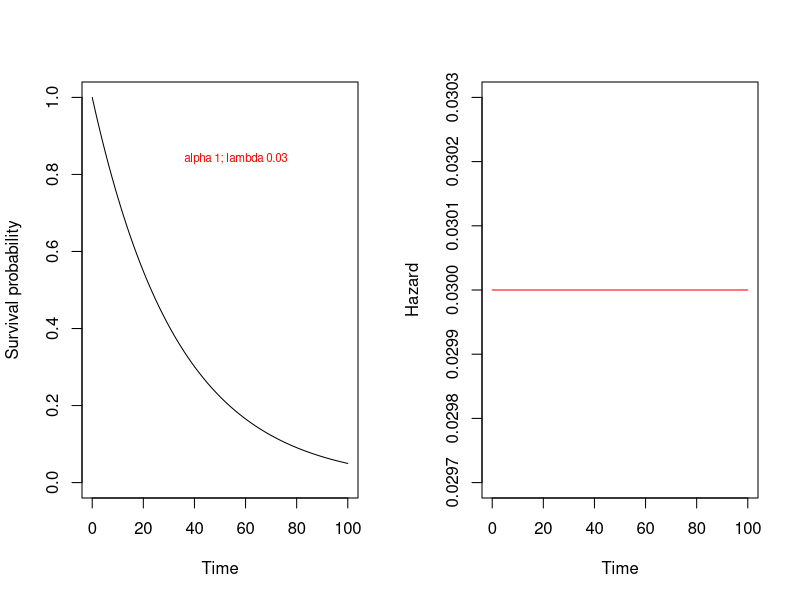

This chart was generated by the following R code:
# moore's book page 17 sample size
# In R the functions “dweibull” and “pweibull” compute the p.d.f. and c.d.f.,
# respectively, of the Weibull distribution. These functions use the arguments “shape”
# and “scale” to represent the parameters ˛ and 1=, respectively. To obtain the
# survival function, we can specify “lower.tail = F” as an option in the “pweibull”
# function. For example, we can plot the Weibull survival function with ˛ D 1 and
#  D 0:03


#~~~~~~~~~~~~~~~~~~~~~~~~~~~~~~~~~~~~~~~~~~~~~~~~~~~~~~~~~~~~~~~~~~~~~~~~~~~
alpha=1
lambda=0.03
upper <- 100
par(mfrow=c(1,2))
weibSurv <- function(t, shape, scale) pweibull(t, shape=shape,
                                               scale=scale, lower.tail=F)
curve(weibSurv(x, shape=alpha, scale=1/lambda), from=0, to=upper,
      ylim=c(0,1), ylab='Survival probability', xlab='Time')

text(x = 80*.695, y = .84,                # Text with different color & size
     paste0(" alpha ", alpha, "; lambda ", lambda ,""),
     col = "red",
     cex = .7)

#~~~~~~~~~~~~~~~~~~~~~~~~~~~~~~~~~~~~~~~~~~~~~~~~~~~~~~~~~~~~~~~~~~~~~~~~~~~
weibHaz <- function(x, shape, scale) dweibull(x, shape=shape, scale=scale)/
                                     pweibull(x, shape=shape, scale=scale,lower.tail=F)

curve(weibHaz(x, shape=alpha, scale=1/lambda), from=0, to=upper,
      ylab='Hazard', xlab='Time', col="red")


par(mfrow=c(1,1))
#~~~~~~~~~~~~~~~~~~~~~~~~~~~~~~~~~~~~~~~~~~~~~~~~~~~~~~~~~~~~~~~~~~~~~~~~~~~

tt.weib <- rweibull(1000, shape=alpha, scale=1/lambda)
mean(tt.weib)
median(tt.weib)
 
#theoretical 
 gamma(1 + 1/alpha)/lambda # mean
 
(log(2)^(1/alpha))/lambda # median
 